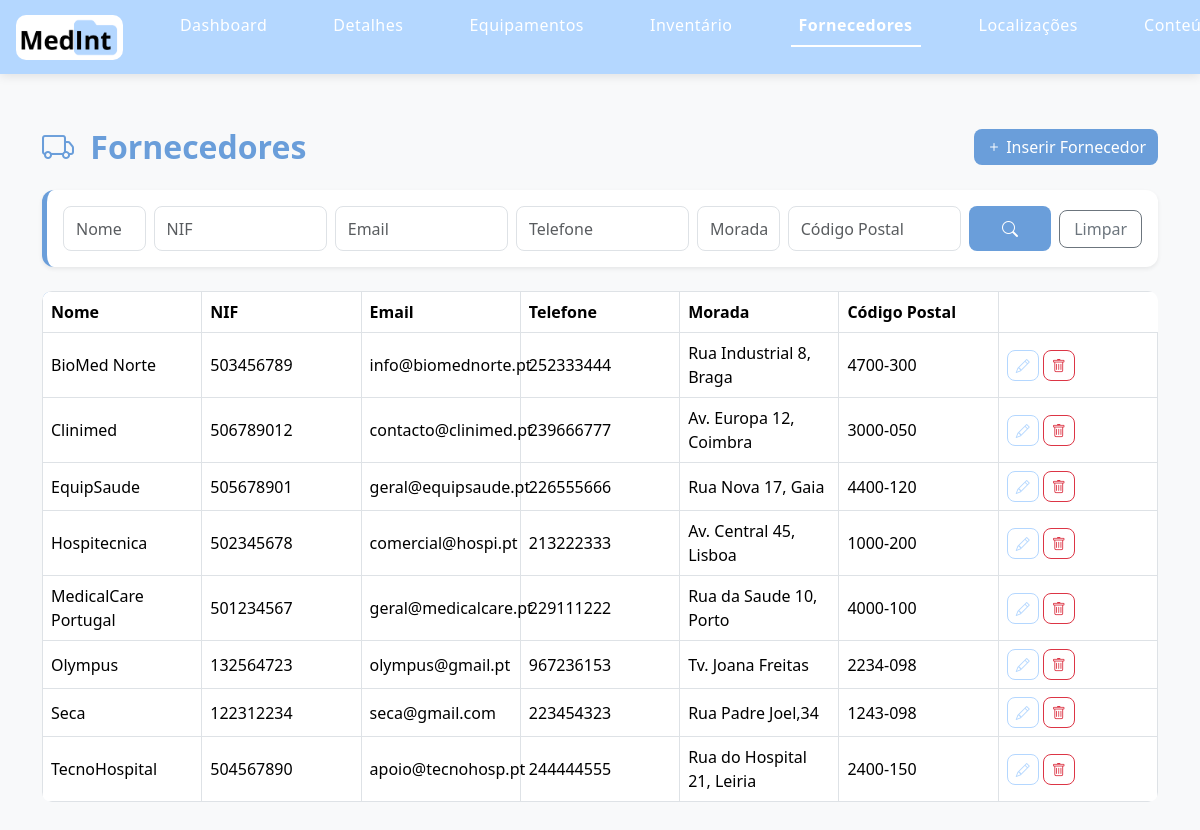
/1230798/medint/private/fornecedores.php (signed in), run on the app's committed database.
### tables this page shows
CREATE TABLE IF NOT EXISTS `fornecedores` (
  `id` int NOT NULL AUTO_INCREMENT,
  `nome` char(100) NOT NULL DEFAULT '',
  `morada` char(100) NOT NULL DEFAULT '',
  `localidade` char(100) NOT NULL DEFAULT '',
  `codPostal` char(100) NOT NULL DEFAULT '',
  `telefone` char(50) NOT NULL DEFAULT '',
  `nif` char(20) NOT NULL DEFAULT '',
  `www` char(100) NOT NULL DEFAULT '',
  `email` char(100) DEFAULT NULL,
  PRIMARY KEY (`id`)
);

### 1230798/medint/private/fornecedores.php (the view, shortened to what this page needs)
<?php
try {
  $ligacao = new PDO(
    "mysql:host=" . MYSQL_HOST . ";port=" . MYSQL_PORT . ";dbname=" . MYSQL_DATABASE . ";charset=utf8",
    MYSQL_USERNAME,
    MYSQL_PASSWORD
  );
  $ligacao->setAttribute(PDO::ATTR_ERRMODE, PDO::ERRMODE_EXCEPTION);
  $fornecedores = $ligacao->query("
        SELECT id, nome, nif, email, telefone,morada, codPostal
        FROM fornecedores
        ORDER BY nome
    ")->fetchAll(PDO::FETCH_OBJ);
  $erro = '';
} catch (PDOException $e) {
  $erro = 'Erro ao carregar fornecedores.';
  $fornecedores = [];
}
include __DIR__ . '/includes/header_priv.php';
?>
<link href="https://cdn.jsdelivr.net/npm/bootstrap-icons@1.10.5/font/bootstrap-icons.css" rel="stylesheet">
<body>
  <div class="container py-5" style="padding-top: 100px;">
    <div class="d-flex justify-content-between align-items-center mb-4">
      <h2 class="mb-0">
        <i class="bi bi-truck me-2 text-primary"></i>
        Fornecedores
      </h2>
      <a href="inserir_fornecedor.php" class="btn btn-primary">
        <i class="bi bi-plus"></i> Inserir Fornecedor
      </a>
    </div>
    <div class="card p-3 mb-4 shadow-sm">
      <div class="row g-2 align-items-center">
        <div class="col-md-1">
          <input type="text" id="fNome" class="form-control" placeholder="Nome">
        </div>
        <div class="col-md-2">
          <input type="text" id="fNIF" class="form-control" placeholder="NIF">
        </div>
        <div class="col-md-2">
          <input type="text" id="fEmail" class="form-control" placeholder="Email">
        </div>
        <div class="col-md-2">
          <input type="text" id="fTelefone" class="form-control" placeholder="Telefone">
        </div>
        <div class="col-md-1">
          <input type="text" id="fMorada" class="form-control" placeholder="Morada">
        </div>
        <div class="col-md-2">
          <input type="text" id="fCodPostal" class="form-control" placeholder="Código Postal">
        </div>
        <div class="col-md-1">
          <button class="btn btn-primary w-100" id="btnFiltrar">
            <i class="bi bi-search"></i>
          </button>
        </div>
        <div class="col-md-1">
          <button class="btn btn-outline-secondary w-100" id="btnLimpar">
            Limpar
          </button>
        </div>
      </div>
    </div>
    <div class="table-responsive">
      <table class="table table-bordered align-middle">
        <thead class="table-custom">
          <tr>
            <th>Nome</th>
            <th>NIF</th>
            <th>Email</th>
            <th>Telefone</th>
            <th>Morada</th>
            <th>Código Postal</th>
          </tr>
        </thead>
        <tbody id="tbodyFornecedores">
          <?php if (!empty($erro)): ?>
            <tr>
              <td colspan="7" class="text-center text-danger">
                <?= htmlspecialchars($erro) ?>
              </td>
            </tr>
          <?php else: ?>
            <?php foreach ($fornecedores as $fornecedor): ?>
              <tr>
                <td><?= htmlspecialchars($fornecedor->nome) ?></td>
                <td><?= htmlspecialchars($fornecedor->nif) ?></td>
                <td><?= htmlspecialchars($fornecedor->email ?? '') ?></td>
                <td><?= htmlspecialchars($fornecedor->telefone) ?></td>
                <td><?= htmlspecialchars($fornecedor->morada) ?></td>
                <td><?= htmlspecialchars($fornecedor->codPostal) ?></td>
                <td>
                  <a href="editar_fornecedor.php?id=<?= urlencode($fornecedor->id) ?>"
                    class="btn btn-sm btn-outline-primary">
                    <i class="bi bi-pencil"></i>
                  </a>
                  <button
                    type="button"
                    class="btn btn-sm btn-outline-danger btn-apagar"
                    data-url="apagar_fornecedor.php?id=<?= urlencode($fornecedor->id) ?>">
                    <i class="bi bi-trash"></i>
                  </button>
                </td>
              </tr>
            <?php endforeach; ?>
          <?php endif; ?>
        </tbody>
      </table>
    </div>
  </div>
</body>
</html>

### 1230798/medint/css/1230798.css (style rules this page uses)
:root { --primary: #6a9eda; --primary-dark: #5a8bc7; --primary-soft: #eaf4ff; --secondary: #b4d7ff; --dark: #1f2937; --gray: #6c757d; --light-gray: #f8f9fa; --success: #198754; --danger: #dc3545; --warning:#ff0707; }
body { background-color: var(--light-gray); font-family: "Segoe UI", Tahoma, Geneva, Verdana, sans-serif; margin:0; }
h2, h3, h4, h5 { font-weight: 600; color: #6a9eda; }
.card { border: none; border-radius: 12px; background-color: #fff; border-left: 5px solid var(--primary); }
.table { background-color: #fff; border-radius: 10px; overflow: hidden; }
.table th { font-weight: 600; }
.table-custom { background-color: var(--primary); color: white; }
.table td, .table th { vertical-align: middle; }
.form-control, .form-select { border-radius: 8px; }
.btn { border-radius: 8px; font-weight: 500; }
.btn-primary { background-color: var(--primary); border: none; }
.btn-outline-primary { color: var(--secondary); border-color: var(--secondary); border-radius: 8px; }
.bi { color: var(--primary-) !important; }
a { color: var(--secondary); }
.card .form-control, .card .form-select { height: 45px; }
#btnFiltrar { height: 45px; }
body { padding-top: 80px; }
.form-control { height: 45px; border-radius: 8px; }
table { table-layout: fixed; }

### data on the page
fornecedores: nome "BioMed Norte", nif "503456789", email "info@biomednorte.pt", telefone "252333444", morada "Rua Industrial 8, Braga", codPostal "4700-300"
fornecedores: nome "Clinimed", nif "506789012", email "contacto@clinimed.pt", telefone "239666777", morada "Av. Europa 12, Coimbra", codPostal "3000-050"
fornecedores: nome "EquipSaude", nif "505678901", email "geral@equipsaude.pt", telefone "226555666", morada "Rua Nova 17, Gaia", codPostal "4400-120"
fornecedores: nome "Hospitecnica", nif "502345678", email "comercial@hospi.pt", telefone "213222333", morada "Av. Central 45, Lisboa", codPostal "1000-200"
fornecedores: nome "MedicalCare Portugal", nif "501234567", email "geral@medicalcare.pt", telefone "229111222", morada "Rua da Saude 10, Porto", codPostal "4000-100"
fornecedores: nome "Olympus", nif "132564723", email "olympus@gmail.pt", telefone "967236153", morada "Tv. Joana Freitas", codPostal "2234-098"
fornecedores: nome "Seca", nif "122312234", email "seca@gmail.com", telefone "223454323", morada "Rua Padre Joel,34", codPostal "1243-098"
fornecedores: nome "TecnoHospital", nif "504567890", email "apoio@tecnohosp.pt", telefone "244444555", morada "Rua do Hospital 21, Leiria", codPostal "2400-150"
